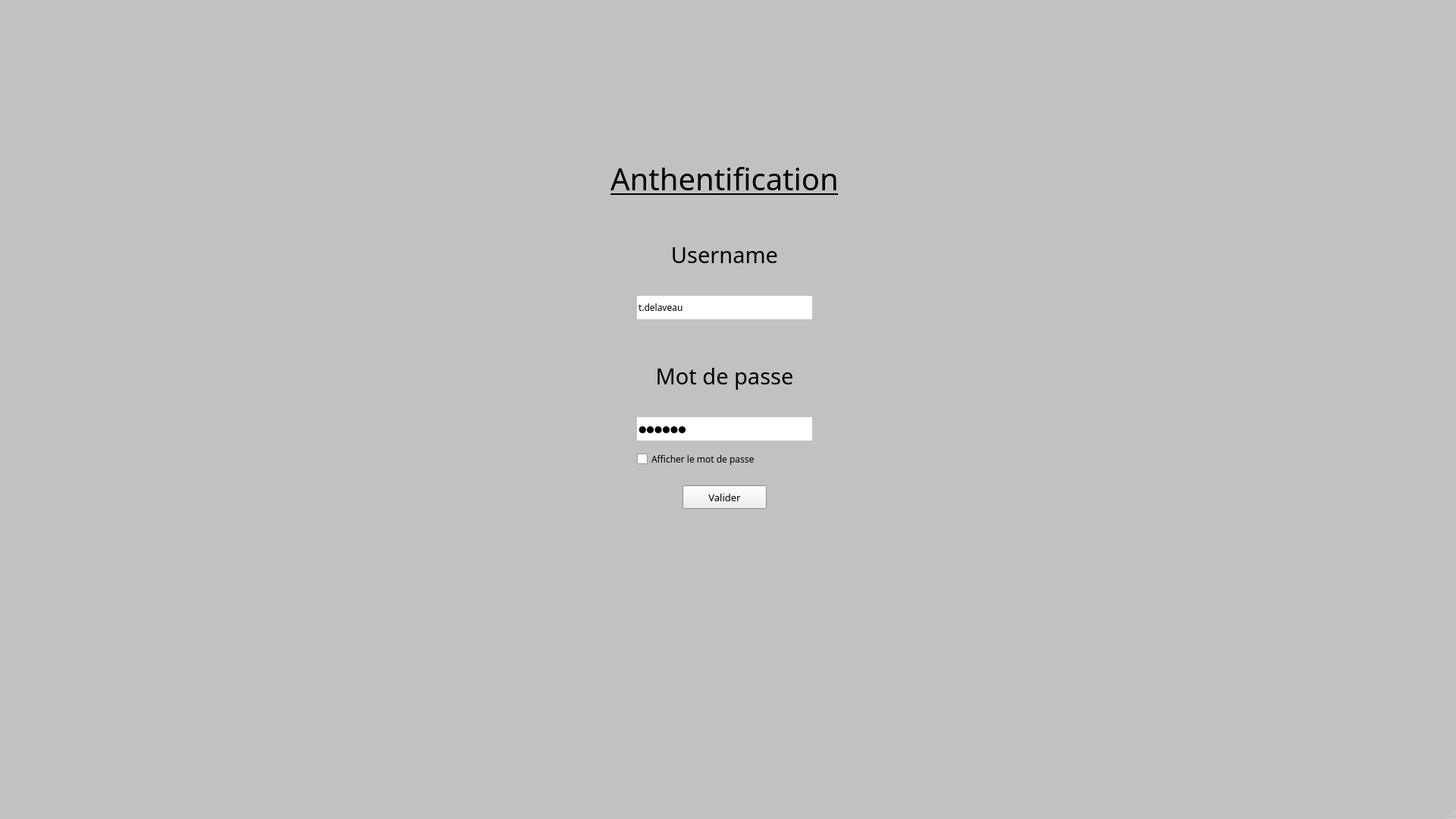
<?xml version="1.0" encoding="UTF-8"?>
<ui version="4.0">
 <class>connexion</class>
 <widget class="QMainWindow" name="connexion">
  <property name="geometry">
   <rect>
    <x>0</x>
    <y>0</y>
    <width>1920</width>
    <height>1080</height>
   </rect>
  </property>
  <property name="palette">
   <palette>
    <active>
     <colorrole role="Window">
      <brush brushstyle="SolidPattern">
       <color alpha="255">
        <red>193</red>
        <green>193</green>
        <blue>193</blue>
       </color>
      </brush>
     </colorrole>
    </active>
    <inactive>
     <colorrole role="Window">
      <brush brushstyle="SolidPattern">
       <color alpha="255">
        <red>193</red>
        <green>193</green>
        <blue>193</blue>
       </color>
      </brush>
     </colorrole>
    </inactive>
    <disabled>
     <colorrole role="Base">
      <brush brushstyle="SolidPattern">
       <color alpha="255">
        <red>193</red>
        <green>193</green>
        <blue>193</blue>
       </color>
      </brush>
     </colorrole>
     <colorrole role="Window">
      <brush brushstyle="SolidPattern">
       <color alpha="255">
        <red>193</red>
        <green>193</green>
        <blue>193</blue>
       </color>
      </brush>
     </colorrole>
    </disabled>
   </palette>
  </property>
  <property name="font">
   <font>
    <family>MS Reference Sans Serif</family>
   </font>
  </property>
  <property name="windowTitle">
   <string>connexion</string>
  </property>
  <widget class="QWidget" name="centralwidget">
   <widget class="QLabel" name="label_usr">
    <property name="geometry">
     <rect>
      <x>860</x>
      <y>310</y>
      <width>191</width>
      <height>51</height>
     </rect>
    </property>
    <property name="font">
     <font>
      <family>MS Reference Sans Serif</family>
      <pointsize>22</pointsize>
     </font>
    </property>
    <property name="text">
     <string>Username</string>
    </property>
    <property name="alignment">
     <set>Qt::AlignmentFlag::AlignCenter</set>
    </property>
   </widget>
   <widget class="QLineEdit" name="lineEdit_pwd">
    <property name="geometry">
     <rect>
      <x>840</x>
      <y>550</y>
      <width>231</width>
      <height>31</height>
     </rect>
    </property>
    <property name="inputMethodHints">
     <set>Qt::InputMethodHint::ImhHiddenText|Qt::InputMethodHint::ImhNoAutoUppercase|Qt::InputMethodHint::ImhNoPredictiveText|Qt::InputMethodHint::ImhSensitiveData</set>
    </property>
    <property name="text">
     <string>okokok</string>
    </property>
    <property name="frame">
     <bool>false</bool>
    </property>
    <property name="echoMode">
     <enum>QLineEdit::EchoMode::Password</enum>
    </property>
   </widget>
   <widget class="QPushButton" name="pushButton_val">
    <property name="geometry">
     <rect>
      <x>900</x>
      <y>640</y>
      <width>111</width>
      <height>31</height>
     </rect>
    </property>
    <property name="font">
     <font>
      <family>MS Reference Sans Serif</family>
      <pointsize>10</pointsize>
     </font>
    </property>
    <property name="text">
     <string>Valider</string>
    </property>
   </widget>
   <widget class="QLabel" name="label_auth">
    <property name="geometry">
     <rect>
      <x>755</x>
      <y>200</y>
      <width>401</width>
      <height>71</height>
     </rect>
    </property>
    <property name="font">
     <font>
      <family>MS Reference Sans Serif</family>
      <pointsize>30</pointsize>
      <underline>true</underline>
     </font>
    </property>
    <property name="text">
     <string>Anthentification</string>
    </property>
    <property name="alignment">
     <set>Qt::AlignmentFlag::AlignCenter</set>
    </property>
   </widget>
   <widget class="QLabel" name="label_pwd">
    <property name="geometry">
     <rect>
      <x>820</x>
      <y>470</y>
      <width>271</width>
      <height>51</height>
     </rect>
    </property>
    <property name="font">
     <font>
      <family>MS Reference Sans Serif</family>
      <pointsize>22</pointsize>
     </font>
    </property>
    <property name="text">
     <string>Mot de passe</string>
    </property>
    <property name="alignment">
     <set>Qt::AlignmentFlag::AlignCenter</set>
    </property>
   </widget>
   <widget class="QLineEdit" name="lineEdit_usr">
    <property name="geometry">
     <rect>
      <x>840</x>
      <y>390</y>
      <width>231</width>
      <height>31</height>
     </rect>
    </property>
    <property name="inputMethodHints">
     <set>Qt::InputMethodHint::ImhNoAutoUppercase</set>
    </property>
    <property name="text">
     <string>t.delaveau</string>
    </property>
    <property name="frame">
     <bool>false</bool>
    </property>
   </widget>
   <widget class="QCheckBox" name="checkBox_print">
    <property name="geometry">
     <rect>
      <x>840</x>
      <y>590</y>
      <width>211</width>
      <height>31</height>
     </rect>
    </property>
    <property name="sizePolicy">
     <sizepolicy hsizetype="Preferred" vsizetype="Preferred">
      <horstretch>0</horstretch>
      <verstretch>0</verstretch>
     </sizepolicy>
    </property>
    <property name="palette">
     <palette>
      <active>
       <colorrole role="Button">
        <brush brushstyle="SolidPattern">
         <color alpha="255">
          <red>240</red>
          <green>240</green>
          <blue>240</blue>
         </color>
        </brush>
       </colorrole>
      </active>
      <inactive>
       <colorrole role="Button">
        <brush brushstyle="SolidPattern">
         <color alpha="255">
          <red>240</red>
          <green>240</green>
          <blue>240</blue>
         </color>
        </brush>
       </colorrole>
      </inactive>
      <disabled>
       <colorrole role="Button">
        <brush brushstyle="SolidPattern">
         <color alpha="255">
          <red>240</red>
          <green>240</green>
          <blue>240</blue>
         </color>
        </brush>
       </colorrole>
      </disabled>
     </palette>
    </property>
    <property name="font">
     <font>
      <family>MS Reference Sans Serif</family>
      <pointsize>9</pointsize>
     </font>
    </property>
    <property name="text">
     <string>Afficher le mot de passe</string>
    </property>
    <property name="checked">
     <bool>false</bool>
    </property>
    <property name="tristate">
     <bool>false</bool>
    </property>
   </widget>
  </widget>
  <widget class="QMenuBar" name="menubar">
   <property name="geometry">
    <rect>
     <x>0</x>
     <y>0</y>
     <width>1920</width>
     <height>20</height>
    </rect>
   </property>
  </widget>
  <widget class="QStatusBar" name="statusbar"/>
 </widget>
 <resources/>
 <connections/>
</ui>
